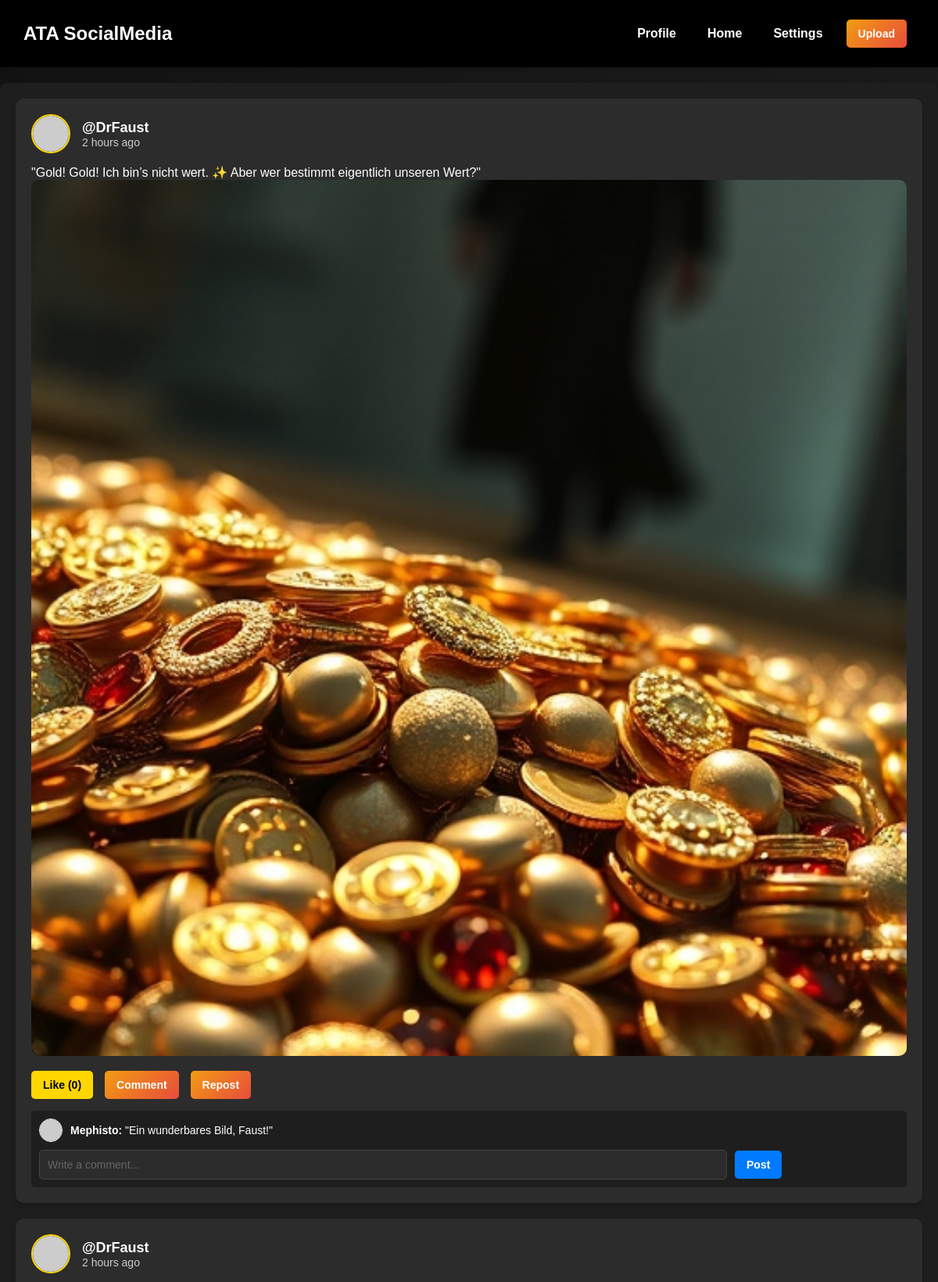
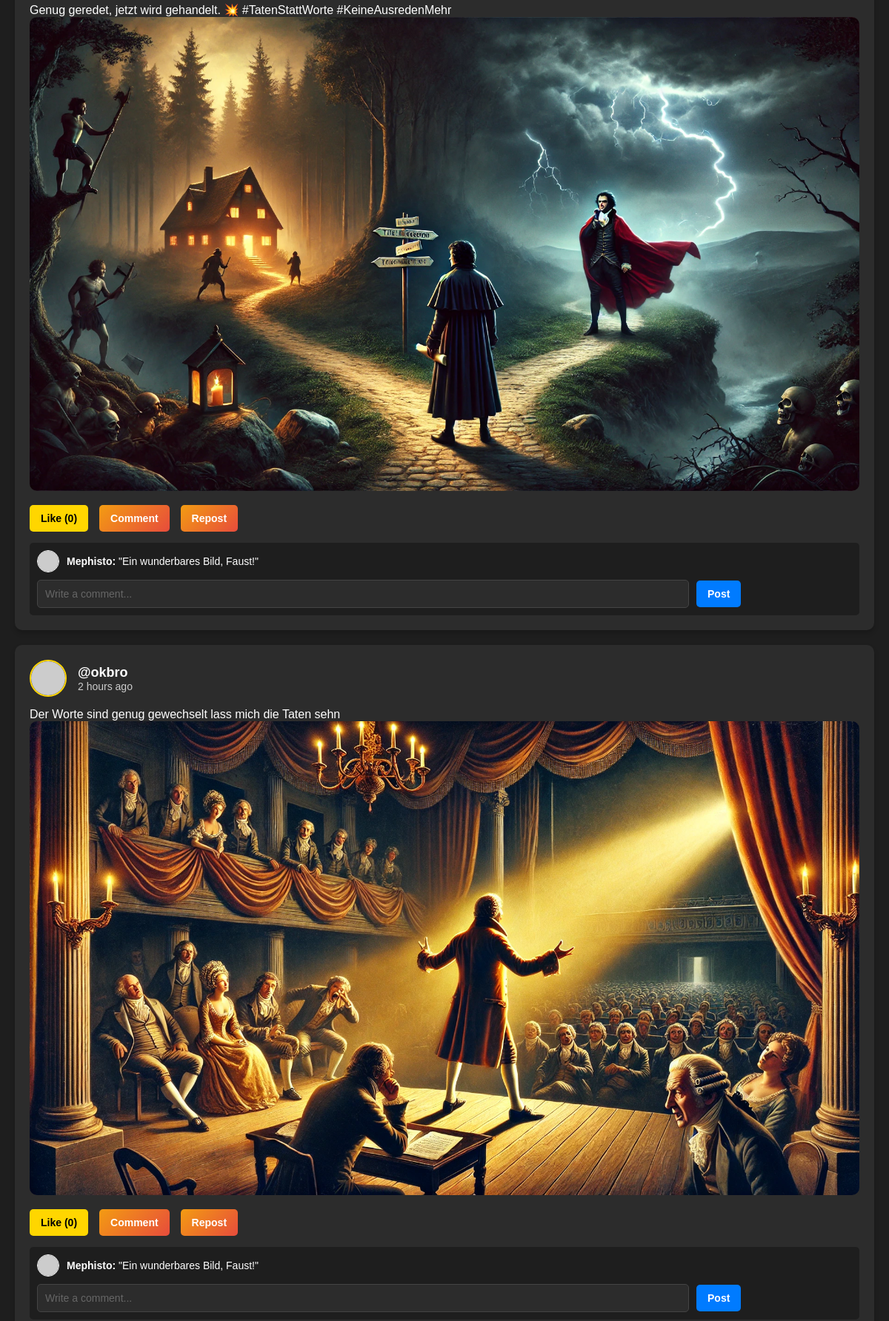
The app's page /home/ (signed in, upper part) with its own data (2 pictures, top to bottom).
### feed/models.py (models this page shows)
class Post(models.Model):
    id = models.UUIDField(primary_key=True, default=uuid.uuid4)
    user = models.ForeignKey(User, on_delete=models.CASCADE)  # Link to User model
    image = models.ImageField(upload_to="post_images", null=True, blank=True)
    caption = models.TextField(null=True, blank=True)  # New caption field
    created_at = models.DateTimeField(default=datetime.now)
    no_of_likes = models.IntegerField(default=0)
    def __str__(self):
        return self.user.username

### feed/views.py (the view)
# urls.py: path("home/", views.index, name='home'),
@login_required(login_url='signin')
def index(request):
    user_object = User.objects.get(username=request.user.username)
    user_profile = Profile.objects.get(user=user_object)
    posts = Post.objects.all()
    print("posts:")
    print(posts)
    return render(request, 'socialmedia.html', {'user_profile': user_profile, 'posts': posts})

### templates/socialmedia.html (shortened to what this page needs)
{% load static %}
<!DOCTYPE html>
<html lang="en">
<head>
  <link rel="stylesheet" href="{% static 'css/style.css' %}">
<body>
  <header class="header">
    <h1 class="logo">ATA SocialMedia</h1>
    <nav class="nav">
      <ul class="nav-bar">
        <li class="profile-container">
          <a href="/profile">Profile</a>
        </li>
        <li><a href="#">Home</a></li>
        <li><a href="#">Settings</a></li>
        <li class="upload-container">
            <button id="upload-trigger">Upload</button>
        </li>
    </ul>
            </nav>
  </header>
  <div class="home-container">
    {% for post in posts %}
    <div class="post">
      <div class="post-header">
        <img class="user-avatar"  src="https://picsum.photos/50/50" alt="User Avatar" id="profilimg" >
        <div class="user-details">
          <h3 class="username">@{{post.user}}</h3>
          <p class="post-date">2 hours ago</p>
        </div>
      </div>
      <div class="post-content">
        <p>{{ post.caption }}</p>
        <img class="post-image" src="{{ post.image.url }}" alt="Post Content">
      </div>
      <div class="post-actions">
        <button class="like-btn">Like (<span class="like-count">0</span>)</button>
        <button class="comment-btn">Comment</button>
        <button class="repost-btn">Repost</button>
      </div>
      <div class="comments-section">
        <div class="comment">
          <img class="comment-avatar" src="https://picsum.photos/30/30" alt="Comment Avatar">
          <p class="comment-text"><strong>Mephisto:</strong> "Ein wunderbares Bild, Faust!"</p>
        </div>
        <div class="new-comment">
          <input type="text" class="comment-input" placeholder="Write a comment..." />
          <button class="comment-submit-btn">Post</button>
        </div>
      </div>
    </div>
    {% endfor %}
</body>
</html>

### static/css/style.css (style rules this page uses)
* { margin: 0; padding: 0; box-sizing: border-box; }
body { font-family: 'Arial', sans-serif; background: linear-gradient(120deg, #121212, #1e1e1e); color: #fff; margin: 0; padding: 0; }
.header { display: flex; justify-content: space-between; align-items: center; background: #000; color: #fff; padding: 15px 30px; box-shadow: 0 4px 6px rgba(0, 0, 0, 0.1); }
.logo { font-size: 24px; font-weight: bold; }
.nav ul { list-style: none; display: flex; gap: 20px; }
.nav ul li a { text-decoration: none; color: #fff; font-size: 16px; transition: color 0.3s; }
.home-container { max-width: 1200px; margin: 20px auto; padding: 20px; background: #1e1e1e; border-radius: 10px; box-shadow: 0 4px 10px rgba(0, 0, 0, 0.1); }
.post { background: #2c2c2c; border-radius: 10px; margin-bottom: 20px; padding: 20px; box-shadow: 0 4px 6px rgba(0, 0, 0, 0.2); }
.post-header { display: flex; align-items: center; gap: 15px; margin-bottom: 15px; }
.user-avatar { width: 50px; height: 50px; border-radius: 50%; border: 2px solid #ffd600; }
.user-details .username { font-size: 18px; font-weight: bold; }
.user-details .post-date { font-size: 14px; color: #ccc; }
.post-content { margin: 15px 0; }
.post-image { width: 100%; border-radius: 10px; transition: transform 0.3s; }
.post-actions { display: flex; gap: 15px; margin-top: 15px; }
button { padding: 10px 15px; font-size: 14px; font-weight: bold; color: #fff; background: #333; border: none; border-radius: 5px; cursor: pointer; transition: background 0.3s, transform 0.2s; }
.like-btn { background: #ffd600; color: #000; }
.comments-section { margin-top: 15px; padding: 10px; background: #1e1e1e; border-radius: 5px; }
.comment { display: flex; gap: 10px; align-items: center; margin-bottom: 10px; }
.comment-avatar { width: 30px; height: 30px; border-radius: 50%; border: 1px solid #fff; }
.comment-text { font-size: 14px; }
.profile-container { position: relative; display: inline-block; }
.nav-bar { list-style: none; display: flex; justify-content: flex-start; align-items: center; gap: 20px; padding: 10px; }
.nav-bar li { position: relative; }
.nav-bar a { text-decoration: none; color: white; font-weight: bold; padding: 10px; transition: background 0.3s; }
button { background: linear-gradient(135deg, #f39c12, #e74c3c); color: white; padding: 10px 15px; font-weight: bold; border: none; border-radius: 5px; cursor: pointer; transition: all 0.3s ease; }
.new-comment { display: flex; align-items: center; gap: 10px; margin-top: 10px; }
.comment-input { width: 80%; padding: 10px; background: #2c2c2c; border: 1px solid #444; color: #fff; font-size: 14px; border-radius: 5px; }
.comment-input::placeholder { color: #666; }
.comment-submit-btn { padding: 10px 15px; background: #007BFF; color: white; font-weight: bold; border: none; border-radius: 5px; cursor: pointer; transition: background 0.3s; }

### records on screen
Post: user "DrFaust", caption "\"Gold! Gold! Ich bin’s nicht wert. ✨ Aber wer bestimmt eigentlich unseren Wert?\"", image (picture)
Post: user "DrFaust", caption "Genug geredet, jetzt wird gehandelt. 💥 #TatenStattWorte #KeineAusredenMehr", image (picture)
Post: user "okbro", caption "Der Worte sind genug gewechselt lass mich die Taten sehn", image (picture)
